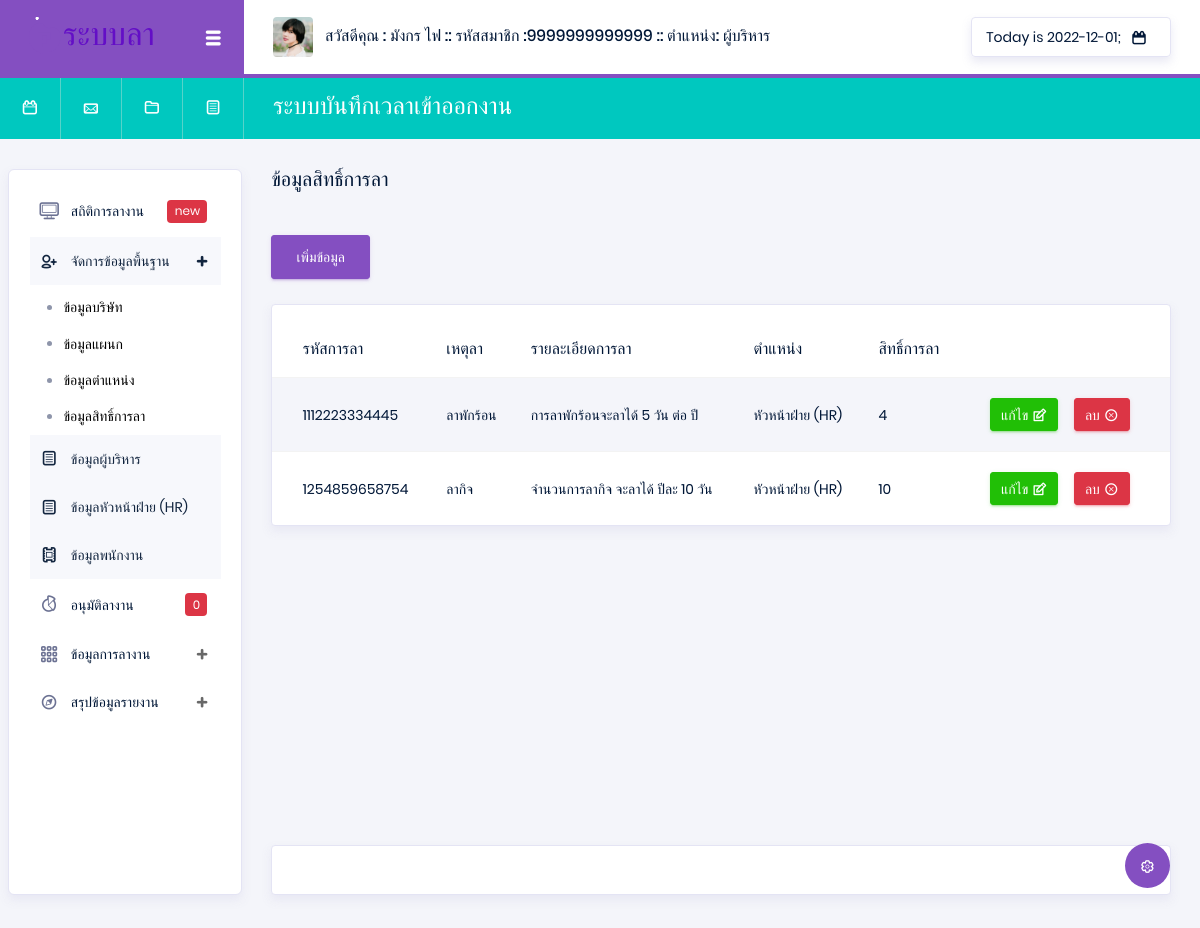
The page /index.php?p=peleave (signed in) on the database as committed earlier.
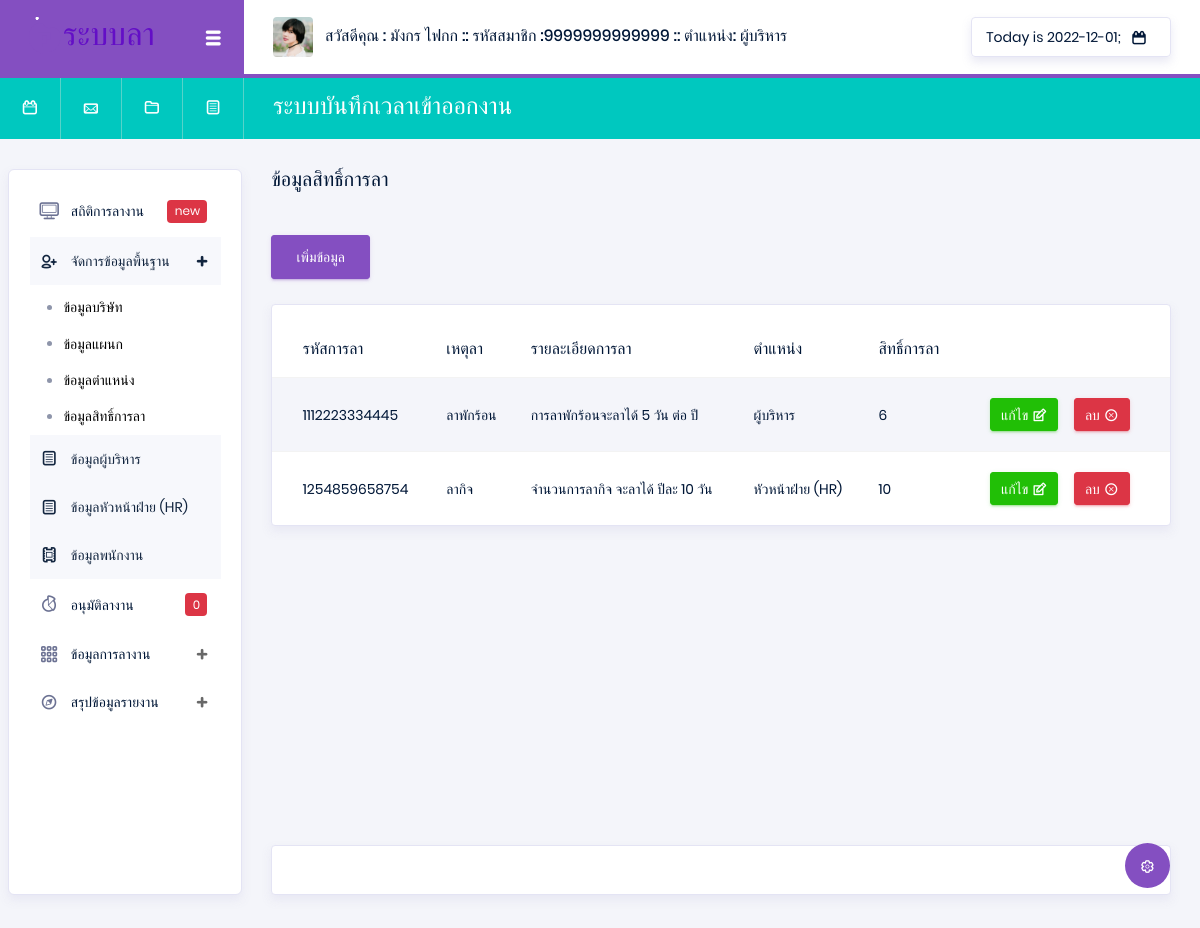
The same page on the database as committed later.
### tables this page shows
CREATE TABLE `leave_rights` (
  `Type_id` varchar(13) NOT NULL,
  `Pos_id` varchar(13) NOT NULL,
  `leave_maximum` int(100) NOT NULL
);

CREATE TABLE `position` (
  `Pos_id` varchar(13) NOT NULL,
  `Pos_name` varchar(50) NOT NULL
);

CREATE TABLE `typeleave` (
  `Type_id` varchar(13) NOT NULL,
  `Type_name` varchar(50) NOT NULL,
  `Type_details` text NOT NULL
);

### api/showData.php (called while the page is built, shortened)
<?php
$Pos_id = $_SESSION['Pos_id'];
@$ShowPosition = "SELECT * FROM position WHERE  Pos_id =  '$Pos_id' ";
@$SQLShowPosition = mysqli_query($con, $ShowPosition) or die("Error in query: $ShowPosition ");
while ($Showposition = mysqli_fetch_array($SQLShowPosition)) {
    @$Pos_name = $Showposition['Pos_name'];
}
@$typeleave = "SELECT typeleave.Type_id , typeleave.Type_name , typeleave.Type_details , leave_rights.Pos_id ,leave_rights.leave_maximum
FROM typeleave INNER JOIN leave_rights  ON typeleave.Type_id = leave_rights.Type_id ";
@$Sqltypeleave = mysqli_query($con, $typeleave) or die("Error in query: $typeleave ");

### pages/system/peleave.php (the view, shortened to what the changed rows need)
<div class="main-panel">
    <div class="content-wrapper">
        <div class="row">
            <div class="col-xl-6 grid-margin stretch-card flex-column">
                <h5 class="mb-2 text-titlecase mb-4">ข้อมูลสิทธิ์การลา</h5>
            </div>
        </div>
        <button type="button" onclick="nullPeleave()" class="btn btn-primary" data-toggle="modal" data-target="#addnullPeleave">
            เพิ่มข้อมูล
        </button>
        <br> <br>
        <?php
        extract(@$_GET);
        ?>
        <div class="row">
            <div class="col-md-12">
                <div class="card">
                    <div class="table-responsive pt-3">
                        <table class="table table-striped project-orders-table">
                            <thead>
                                <tr>
                                    <th class="ml-5">รหัสการลา</th>
                                    <th>เหตุลา</th>
                                    <th>รายละเอียดการลา</th>
                                    <th>ตำแหน่ง</th>
                                    <th>สิทธิ์การลา</th>
                                </tr>
                            </thead>
                            <tbody>
                                <?php
                                while ($Showpeleave = mysqli_fetch_array($Sqltypeleave)) {
                                ?>
                                    <tr>
                                        <td><?php echo $Showpeleave['Type_id'] ?></td>
                                        <td><?php echo $Showpeleave['Type_name'] ?></td>
                                        <td><?php echo $Showpeleave['Type_details'] ?></td>
                                        <td><?php
                                            $Pos_id = $Showpeleave['Pos_id'];
                                            @$ShowPosition = "SELECT * FROM position WHERE  Pos_id =  '$Pos_id' ";
                                            @$SQLShowPosition = mysqli_query($con, $ShowPosition) or die("Error in query: $ShowPosition ");
                                            while ($Showposition = mysqli_fetch_array($SQLShowPosition)) {
                                                @$Pos_name = $Showposition['Pos_name'];
                                            }
                                            echo $Pos_name;
                                            ?></td>
                                        <td><?php echo $Showpeleave['leave_maximum'] ?></td>
                                        <td>
                                            <div class="d-flex align-items-center">
                                                <button type="button" data-toggle="modal" data-target="#addnullPeleave" onclick="edtiPeleave(Type_id =<?php echo $Showpeleave['Type_id'] ?>)" class="btn btn-success btn-sm btn-icon-text mr-3">
                                                    แก้ไข
                                                    <i class="typcn typcn-edit btn-icon-append"></i>
                                                </button>
                                                <a href="./api/api_system.php?str=deletePeleave&Type_id=<?php echo $Showpeleave['Type_id']; ?>" onclick="return confirm('คุณแน่ใจว่าจะลบข้อมูลใช่หรือไม่');" type="button" class="btn btn-danger btn-sm btn-icon-text">
                                                    ลบ
                                                    <i class="typcn typcn-delete-outline btn-icon-append"></i>
                                                </a>
                                            </div>
                                        </td>
                                    </tr>
                                <?php } ?>
                            </tbody>
                        </table>
                    </div>
                </div>
            </div>
        </div>
    </div>
    <footer class="footer">
        <div class="card">
            <div class="card-body">
            </div>
        </div>
    </footer>
</div>

### Head.php (shortened to what the changed rows need)
<nav class="navbar col-lg-12 col-12 p-0 fixed-top d-flex flex-row">
  <div class="navbar-brand-wrapper d-flex justify-content-center">
    <div class="navbar-brand-inner-wrapper d-flex justify-content-between align-items-center w-100">
      <a class="navbar-brand brand-logo" href="#"><img src="images/logo-dark11.svg" alt="logo" /></a>
      <button class="navbar-toggler navbar-toggler align-self-center" type="button" data-toggle="minimize">
        <span class="typcn typcn-th-menu"></span>
      </button>
    </div>
  </div>
  <div class="navbar-menu-wrapper d-flex align-items-center justify-content-end">
    <ul class="navbar-nav mr-lg-2">
      <li class="nav-item nav-profile dropdown">
        <a class="nav-link" href="#" data-toggle="dropdown" id="profileDropdown">
          <img src="images/faces/face5.jpg" alt="profile" />
          <span class="nav-profile-name">
            สวัสดีคุณ : <?php echo $_SESSION['Emp_name']; ?>
            :: รหัสสมาชิก :<?php echo $_SESSION['Emp_id']; ?>
            :: ตำแหน่ง: <?php echo $Pos_name; ?> </span>
        </a>
      </li>
    </ul>
    <ul class="navbar-nav navbar-nav-right">
      <li class="nav-item nav-date dropdown">
        <a class="nav-link d-flex justify-content-center align-items-center" href="javascript:;">
          <h6 class="date mb-0"> <?php echo "Today is " . date("Y-m-d") ?>;</h6>
          <i class="typcn typcn-calendar"></i>
        </a>
      </li>
    </ul>
  </div>
</nav>
<nav class="navbar-breadcrumb col-xl-12 col-12 d-flex flex-row p-0">
  <div class="navbar-links-wrapper d-flex align-items-stretch">
    <div class="nav-link">
      <a href="javascript:;"><i class="typcn typcn-calendar-outline"></i></a>
    </div>
    <div class="nav-link">
      <a href="javascript:;"><i class="typcn typcn-mail"></i></a>
    </div>
    <div class="nav-link">
      <a href="javascript:;"><i class="typcn typcn-folder"></i></a>
    </div>
    <div class="nav-link">
      <a href="javascript:;"><i class="typcn typcn-document-text"></i></a>
    </div>
  </div>
  <div class="navbar-menu-wrapper d-flex align-items-center justify-content-end">
    <ul class="navbar-nav mr-lg-2">
      <li class="nav-item ml-0">
        <h4 class="mb-0">ระบบบันทึกเวลาเข้าออกงาน </h4>
      </li>
    </ul>
  </div>
</nav>
<div class="container-fluid page-body-wrapper">
  <div class="theme-setting-wrapper">
    <div id="settings-trigger"><i class="typcn typcn-cog-outline"></i></div>
  </div>

Rows that differ between the two databases and show on the page:
changed leave_rights "ลาพักร้อน": Pos.Pos_name "หัวหน้าฝ่าย (HR)" → "ผู้บริหาร"; leave_maximum "4" → "6"
Other text that changed with them:
$_SESSION['Emp_name']: "มังกร ไฟ" → "มังกร ไฟกก"
